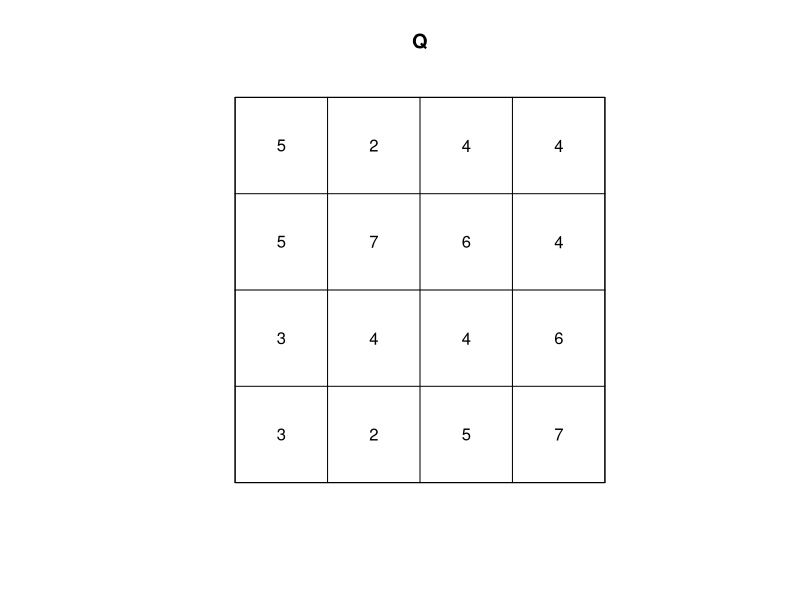
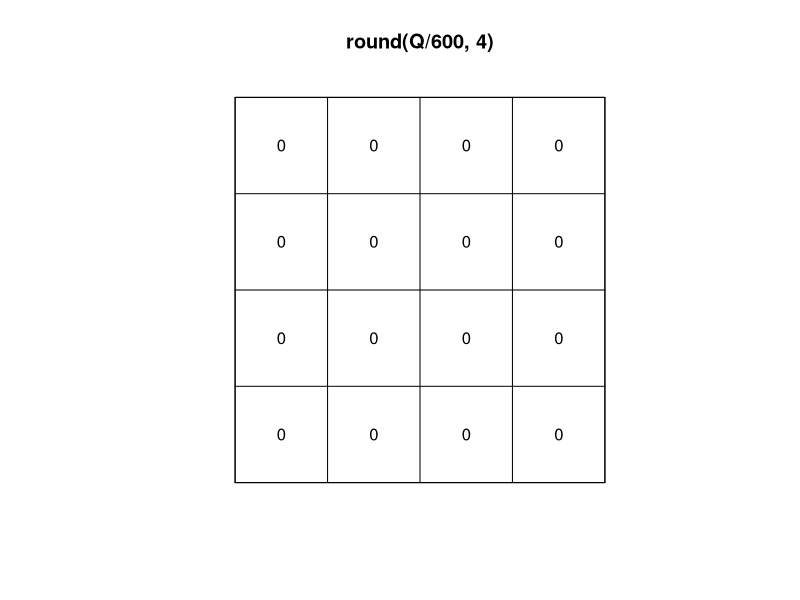
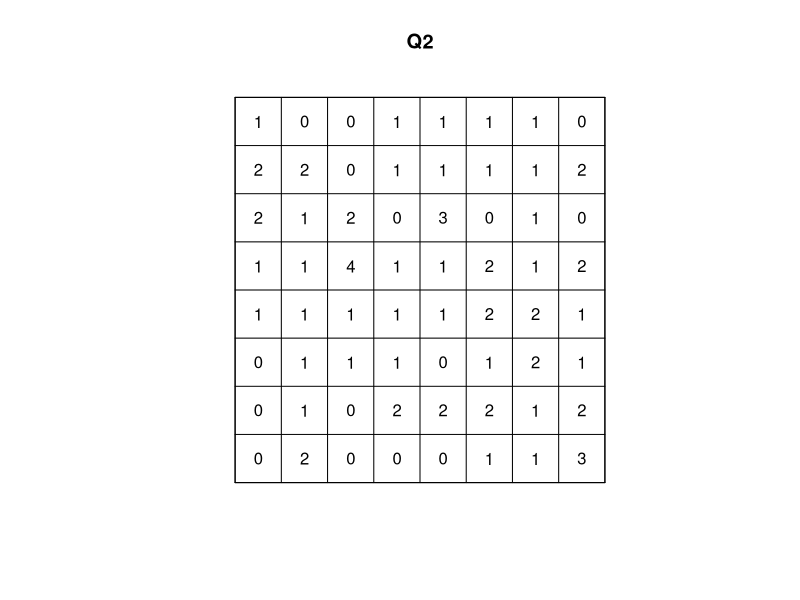
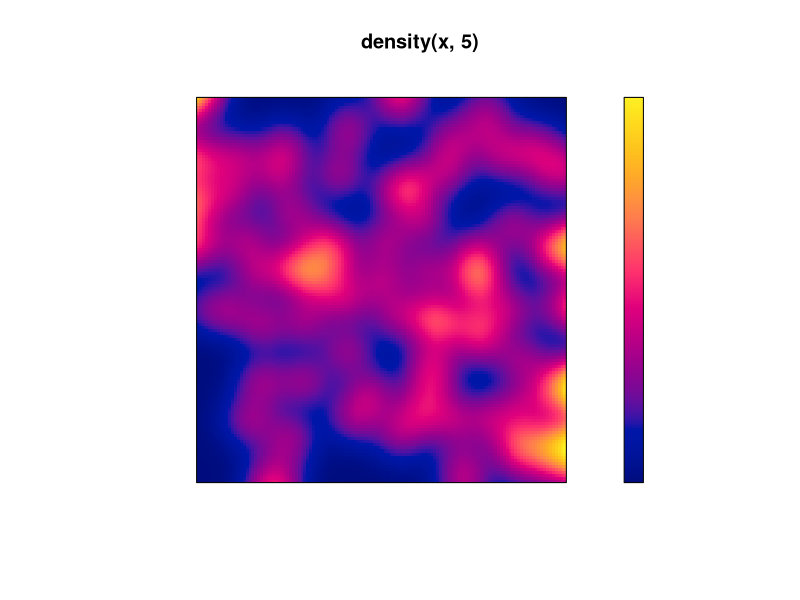
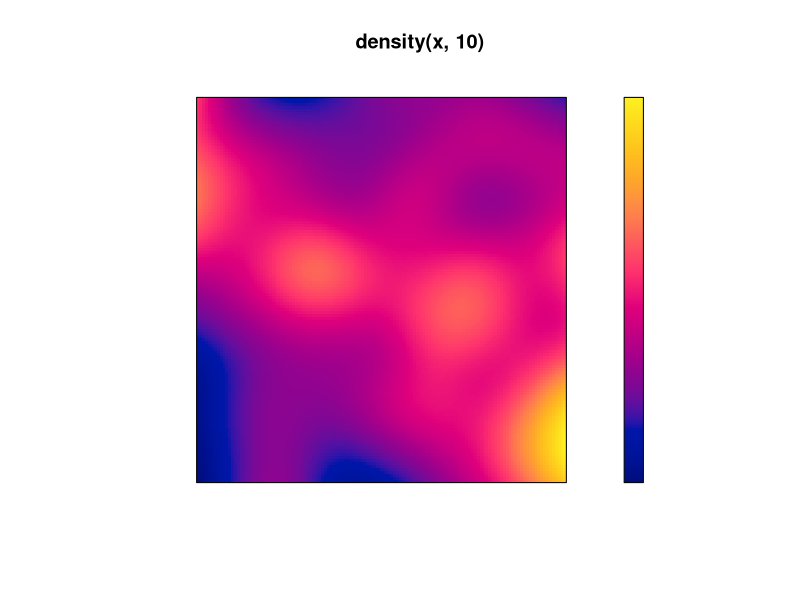
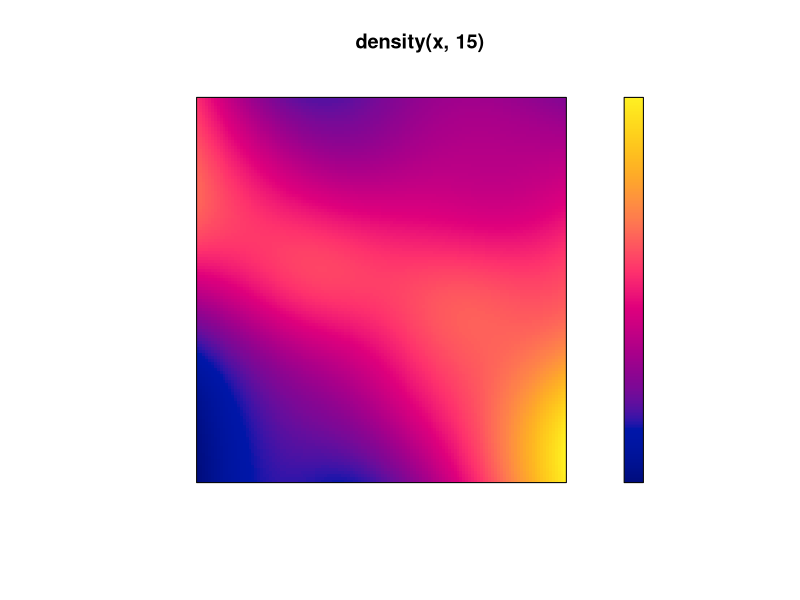

These figures' R source, in order:
## ---- chunk 1
library(spatstat)
data(swedishpines)
x<-swedishpines
Q <- quadratcount(x, nx=4,ny=4)
plot(Q)
plot(round(Q/600,4))
Q2 <- quadratcount(x, nx=8,ny=8)
plot(Q2)
## ---- chunk 2
plot(density(x,5),axes=FALSE)
plot(density(x,10),axes=FALSE)
plot(density(x,15),axes=FALSE)
